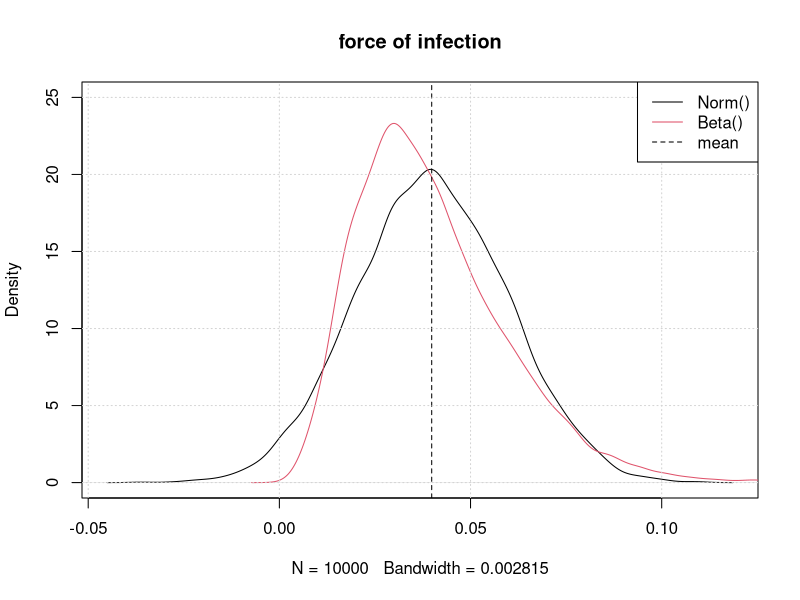
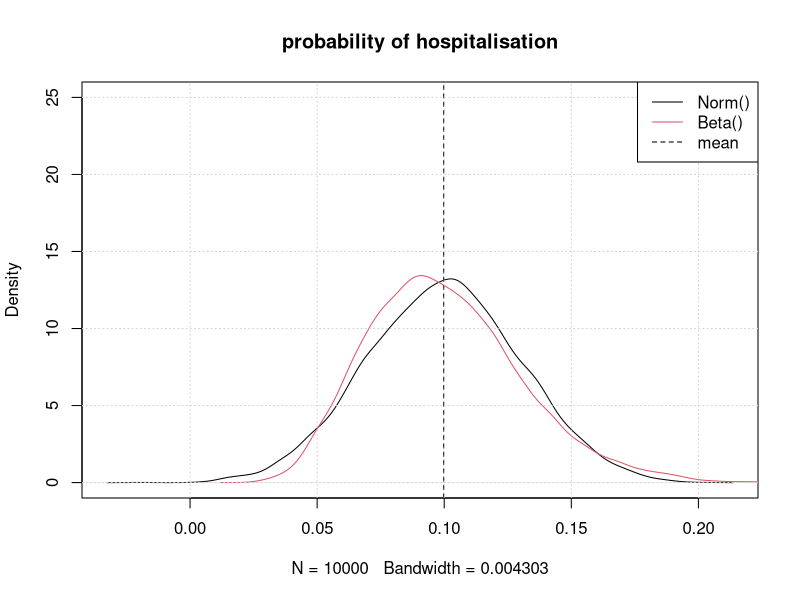
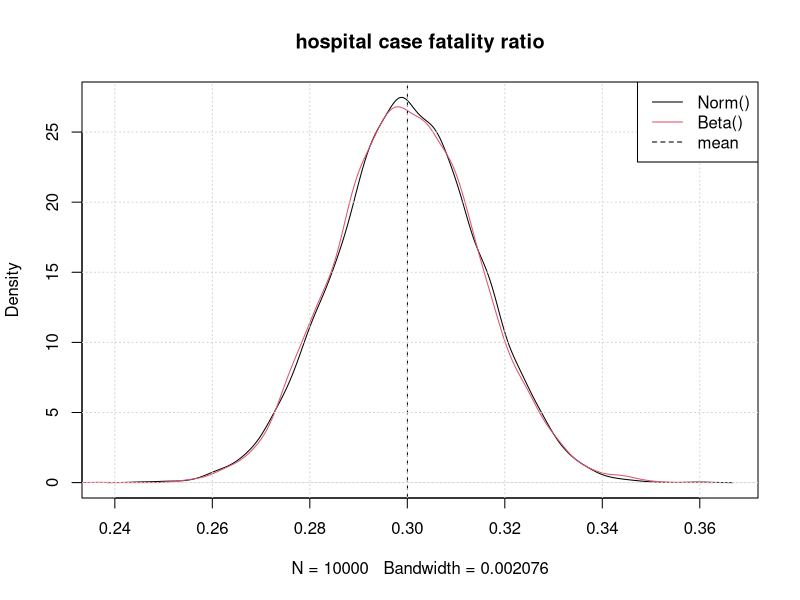
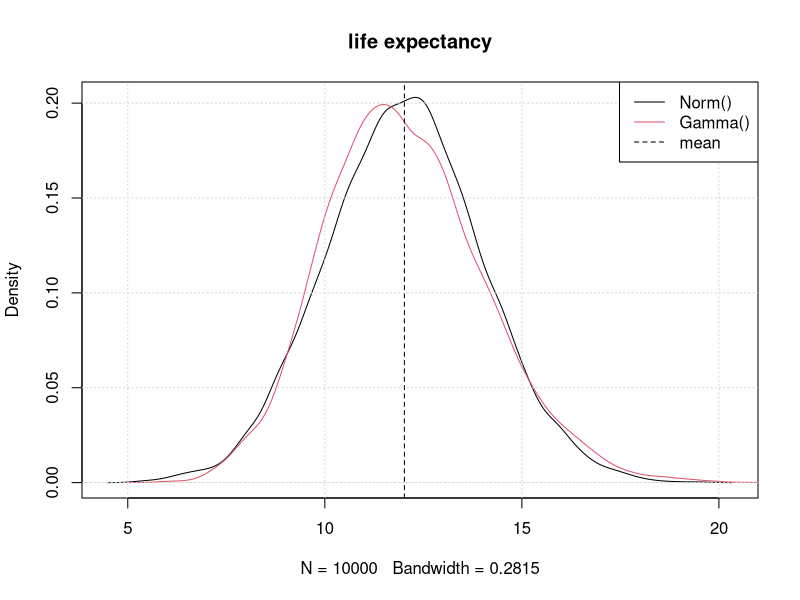
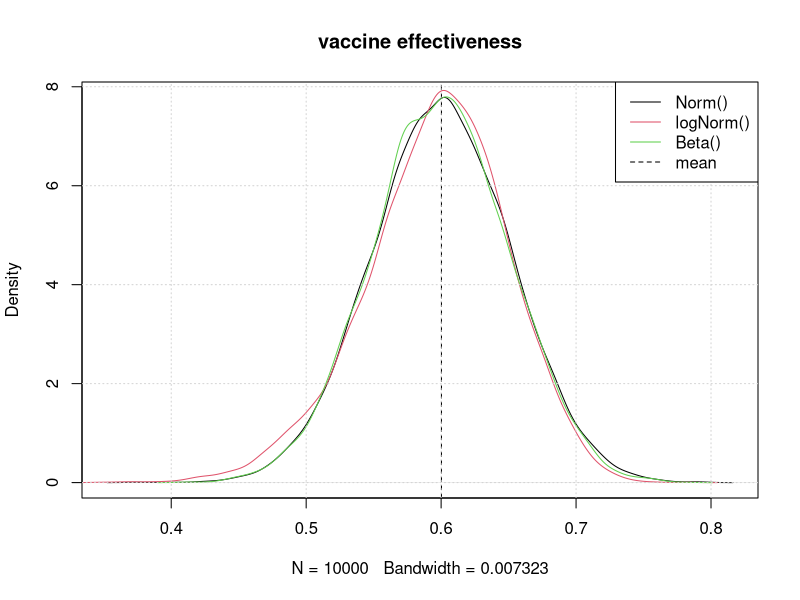
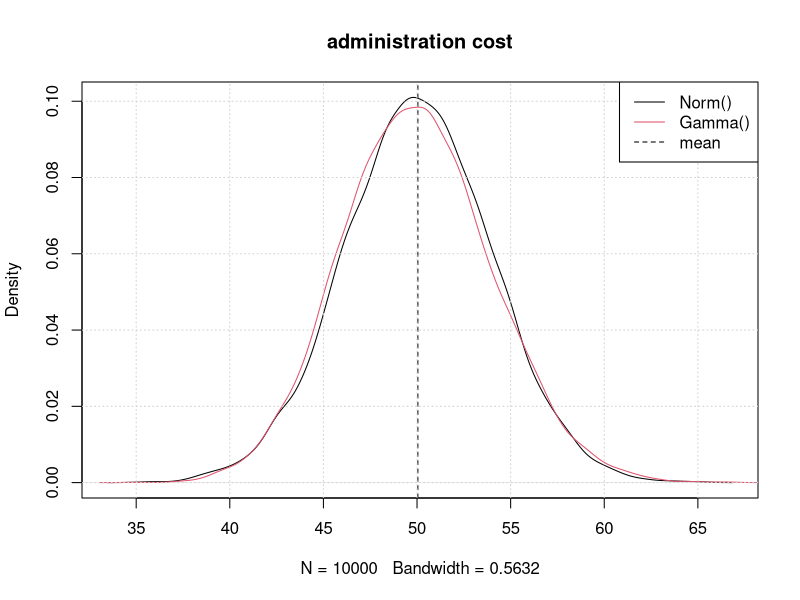
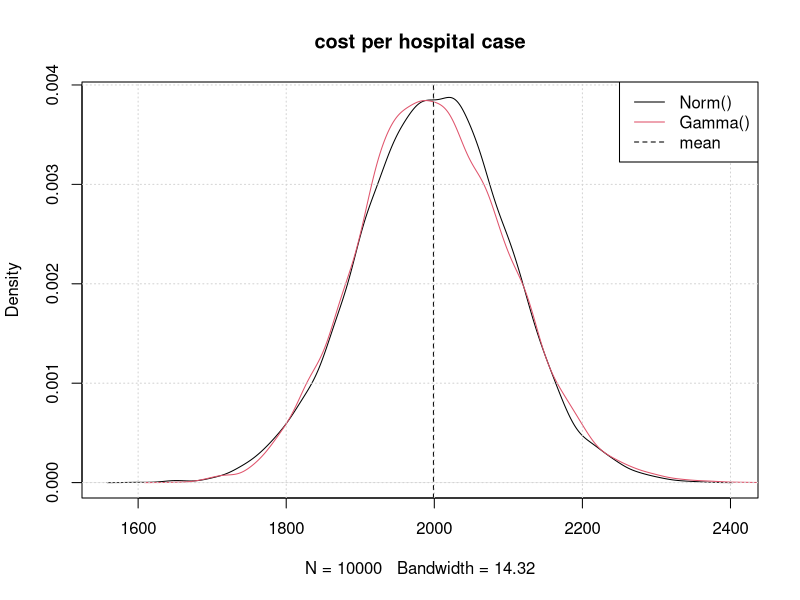
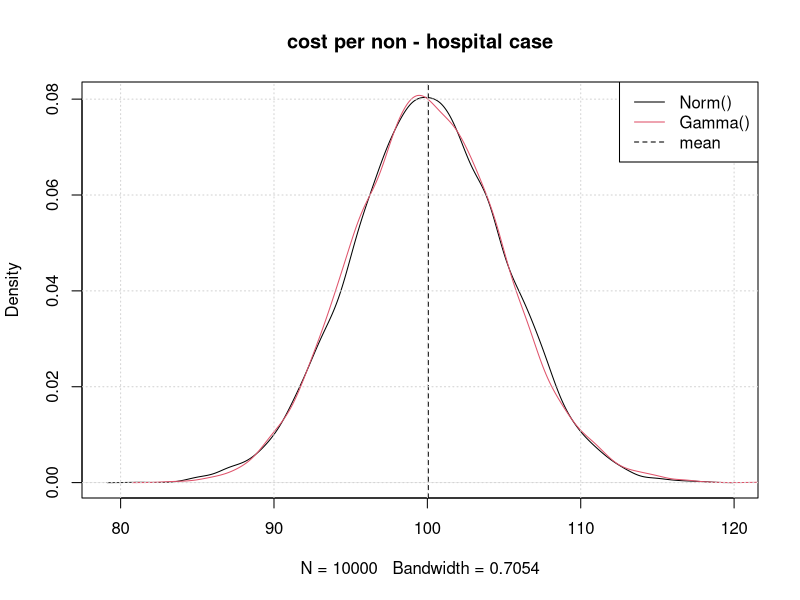

R code for these plots, in order:
## ---- chunk 1

set.seed(2020)
options(width = 80)

knitr::opts_chunk$set(fig.cap = '', fig.align = "center", message = FALSE, warning = FALSE, fig.height = 6, fig.width = 10)

if (!exists("show_results")) show_results = FALSE

## ---- chunk 2

nsamples = 10000

## ---- chunk 3

set.seed(5698) # use this to get exactly the same results each time you run the code (e.g. for code checking)
sample(10)
sample(10)

# start over...
set.seed(5698) # use this to get exactly the same results each time you run the code (e.g. for code checking)
sample(10)

## ---- chunk 4

set.seed(5698) # use this to get exactly the same results each time you run the code (e.g. for code checking)

# if probability (p) and sample size (n) given: se = sqrt(p*(1-p)/n
force_of_infection_norm       = rnorm(nsamples, 0.04, sqrt(0.04 * (1 - 0.04) / 100))
p_hospital_norm               = rnorm(nsamples, 0.1, sqrt(0.1 * (1 - 0.1) / 100))
hosp_case_fatality_ratio_norm = rnorm(nsamples, 0.3, sqrt(0.3 * (1 - 0.3) / 1000))

# if mean and se given (and n unknown)
life_expectancy_norm = rnorm(nsamples, 12, 2)

# if CI given: se = (CI_high - CI_low)/(2*1.96)
vaccine_efficacy_norm = rnorm(nsamples, 0.6, (0.7 - 0.5) / (2 * 1.96))

# if mean and se given
adm_cost_norm               = rnorm(nsamples, 50, 4)
cost_hosp_norm              = rnorm(nsamples, 2000, 100)
cost_non_hosp_norm          = rnorm(nsamples, 100, 5)
QALYloss_hosp_case_norm     = rnorm(nsamples, 0.018, 0.0018)
QALYloss_non_hosp_case_norm = rnorm(nsamples, 0.0082, 0.0018)

## ---- chunk 5

sample_gamma = function(nsamples, mean, se){
  rgamma(nsamples, shape = mean^2 / se^2, rate = mean / se^2)
}

sample_beta_event = function(nsamples, events, sample_size){
  return(rbeta(nsamples, shape1 = events, shape2 = sample_size - events))
}

sample_beta_mean = function(nsamples, mean, se){
  alpha = mean^2 * (1 - mean) / se^2
  beta = alpha * (1 - mean) / mean
  return(rbeta(nsamples, shape1 = alpha, shape2 = beta))
}

## ---- chunk 6

# probability
force_of_infection_beta       = sample_beta_event(nsamples, 4, 100)
p_hospital_beta               = sample_beta_event(nsamples, 10, 100)
hosp_case_fatality_ratio_beta = sample_beta_event(nsamples, 300, 1000)

# count data
life_expectancy_gamma = sample_gamma(nsamples, 12, 2)

# efficacy =  probability 
vaccine_efficacy_beta = sample_beta_mean(nsamples, mean = 0.6, se = (0.7 - 0.5) / (2 * 1.96))

# efficacy = 1-RR
vaccine_efficacy_lognormal = 1 - exp(rnorm(nsamples, log(0.4), (log(0.5) - log(0.3)) / (2 * 1.96)))

# cost = count data
adm_cost_gamma      = sample_gamma(nsamples, 50, 4)
cost_hosp_gamma     = sample_gamma(nsamples, 2000, 100)
cost_non_hosp_gamma = sample_gamma(nsamples, 100, 5)

# utility, not-negative: beta
QALYloss_hosp_case_beta = sample_beta_mean(nsamples, 0.018, 0.0018)

# utility, not-negative: beta
QALYloss_non_hosp_case_beta = sample_beta_mean(nsamples, 0.0082, 0.0018)

## ---- chunk 7

plot(density(force_of_infection_norm),
     main = 'force of infection',
     ylim = c(0, 25))
lines(density(force_of_infection_beta),
      col = 2)
abline(v = mean(force_of_infection_norm),
       lty = 2)
grid()
legend('topright',
      c('Norm()', 'Beta()', 'mean'),
      col = c(1, 2, 1),
      lty = c(1, 1, 2),
      lwd = 1)

## ---- chunk 8

plot(density(p_hospital_norm),
     main = 'probability of hospitalisation',
     ylim = c(0, 25))
lines(density(p_hospital_beta),
      col = 2)
abline(v = mean(p_hospital_norm),
       lty = 2)
grid()
legend('topright',
      c('Norm()', 'Beta()', 'mean'),
      col = c(1, 2, 1),
      lty = c(1, 1, 2),
      lwd = 1)


plot(density(hosp_case_fatality_ratio_norm),
     main = 'hospital case fatality ratio')
lines(density(hosp_case_fatality_ratio_beta),
      col = 2)
abline(v = mean(hosp_case_fatality_ratio_norm),
       lty = 2)
grid()
legend('topright',
      c('Norm()', 'Beta()', 'mean'),
      col = c(1, 2, 1),
      lty = c(1, 1, 2),
      lwd = 1)


plot(density(life_expectancy_norm),
     main = 'life expectancy')
lines(density(life_expectancy_gamma),
      col = 2)
abline(v = mean(life_expectancy_norm),
       lty = 2)
grid()
legend('topright',
      c('Norm()', 'Gamma()', 'mean'),
      col = c(1, 2, 1),
      lty = c(1, 1, 2),
      lwd = 1)


plot(density(vaccine_efficacy_norm),
     main = 'vaccine effectiveness')
lines(density(vaccine_efficacy_lognormal),
      col = 2)
lines(density(vaccine_efficacy_beta),
      col = 3)
abline(v = mean(vaccine_efficacy_norm),
       lty = 2)
grid()
legend('topright',
      c('Norm()', 'logNorm()', 'Beta()', 'mean'),
      col = c(1, 2, 3, 1),
      lty = c(1, 1, 1, 2),
      lwd = 1)

plot(density(adm_cost_norm),
     main = 'administration cost')
lines(density(adm_cost_gamma),
      col = 2)
abline(v = mean(adm_cost_norm),
       lty = 2)
grid()
legend('topright',
      c('Norm()', 'Gamma()', 'mean'),
      col = c(1, 2, 1),
      lty = c(1, 1, 2),
      lwd = 1)

plot(density(cost_hosp_norm),
     main = 'cost per hospital case')
lines(density(cost_hosp_gamma),
      col = 2)
abline(v = mean(cost_hosp_norm),
       lty = 2)
grid()
legend('topright',
      c('Norm()', 'Gamma()', 'mean'),
      col = c(1, 2, 1),
      lty = c(1, 1, 2),
      lwd = 1)

plot(density(cost_non_hosp_norm),
     main = 'cost per non - hospital case')
lines(density(cost_non_hosp_gamma),
      col = 2)
abline(v = mean(cost_non_hosp_norm),
       lty = 2)
grid()
legend('topright',
      c('Norm()', 'Gamma()', 'mean'),
      col = c(1, 2, 1),
      lty = c(1, 1, 2),
      lwd = 1)

plot(density(QALYloss_hosp_case_norm),
     main = 'QALY loss per hospital case')
lines(density(QALYloss_hosp_case_beta),
      col = 2)
abline(v = mean(QALYloss_hosp_case_norm),
       lty = 2)
grid()
legend('topright',
      c('Norm()', 'Beta()', 'mean'),
      col = c(1, 2, 1),
      lty = c(1, 1, 2),
      lwd = 1)

plot(density(QALYloss_non_hosp_case_norm),
     main = 'QALY loss per non - hospital case')
lines(density(QALYloss_non_hosp_case_beta),
      col = 2)
abline(v = mean(QALYloss_non_hosp_case_norm),
       lty = 2)
grid()
legend('topright',
      c('Norm()', 'Beta()', 'mean'),
      col = c(1, 2, 1),
      lty = c(1, 1, 2),
      lwd = 1)

## ---- chunk 9

# over to you... define and visualise the uncertainty distributions of the parameters of our flu model.

## ---- chunk 10

# * force of infection: sample size rather small for Normal distribution, use Beta (= strict positive!)
# * probability of hospitalisation: sample size rather small for Normal distribution, use Beta
# * case fatality ratio: sample size rather small for Normal distribution, use Beta
# 
# * life expectancy: Normal and Beta distribution OK
# * vaccine effectiveness: Normal, logNormal and Beta distributions OK		
# * administration cost: Normal and Gamma distributions OK
# * cost per hospital case: Normal and Gamma distributions OK
# * cost per non-hospital case: Normal and Gamma distribution OK
# * QALY loss per hospital case: Normal and Beta distribution OK
# * QALY loss per non-hospital case: absolute values rather small for normal distribution, use Beta
